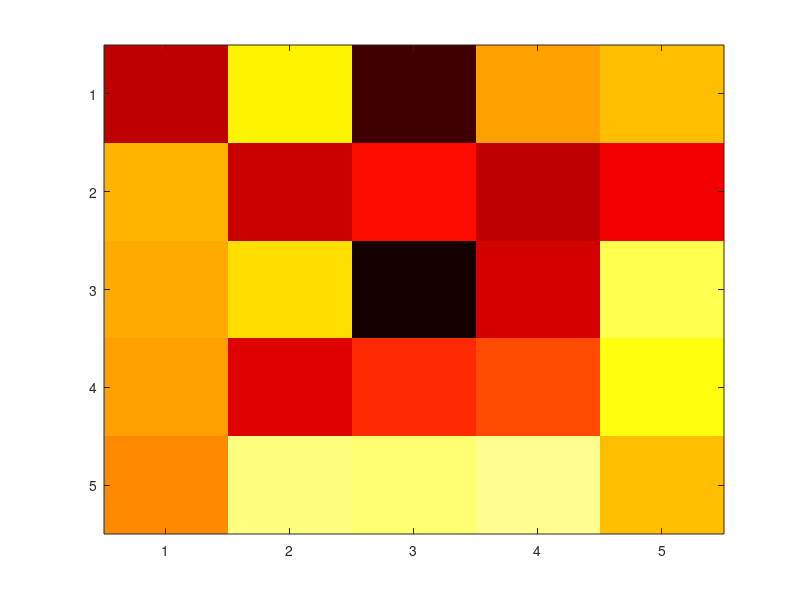

MATLAB code to generate this figure:
% rand_im plots an image of random matrix.
% See List D.2: L_d1
% Copyright S. Nakamura, 1995 
disp('Input matrix size:')
m=input('m=  ');
n=input('n=  ');
W = ceil(64*rand(m,n));
    % Generates a m-by-n random matrix.close
colormap(hot)
set(gcf, 'NumberTitle','off','Name',...
      'rand_im: image of a random matrix')
image(W);
